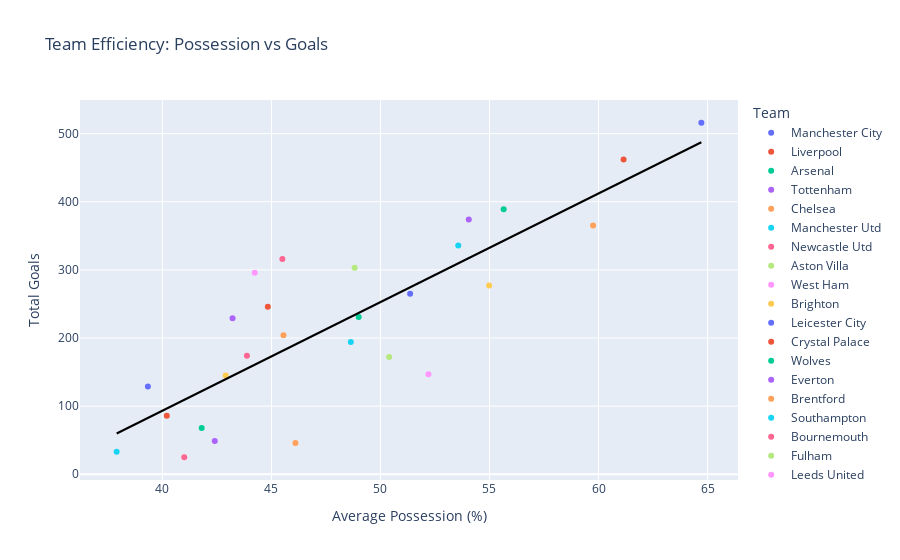

Here is the notebook cell this chart was saved with:
### Markdown cell above
#### Insights: Team posession percentages (2019-2025)
**Consistent High Possession Teams:**  
Manchester City and Liverpool have consistently maintained the highest possession percentages across seasons, reflecting their dominance in controlling games through ball retention.

**Waning Dominance and convergence in possession percentages:**  
In the most recent season, the possession dominance of Manchester City and Liverpool has been sharply declined, indicating a potential tactical shift or increased competition from other teams. Possession percentages across teams appear to be converging, with a more even distribution among all teams. This suggests a trend toward greater tactical balance in the league, where no single team dominates possession as heavily as before.

### Code cell
# Analyze team efficiency to convert possession into goals
query = """
SELECT Team, AVG(Possession) AS AvgPossession, SUM(Goals) AS TotalGoals
FROM TeamStatistics
GROUP BY Team
ORDER BY TotalGoals DESC;
"""
team_efficiency = pd.read_sql(query, conn)

# Create the interactive scatter plot
fig = px.scatter(team_efficiency, x='AvgPossession', y='TotalGoals', color='Team',
                 title="Team Efficiency: Possession vs Goals",
                 labels={"AvgPossession": "Average Possession (%)", "TotalGoals": "Total Goals"},
                 hover_name='Team')

# Fit a linear regression model
X = team_efficiency[['AvgPossession']]
y = team_efficiency['TotalGoals']
model = LinearRegression().fit(X, y)
line_x = np.linspace(X.min(), X.max(), 100)
line_y = model.predict(line_x)

# Add the regression line to the plot
fig.add_trace(go.Scatter(x=line_x.flatten(), y=line_y, mode='lines', name='Regression Line', line=dict(color='black')))

fig.update_layout(showlegend=True)
fig.show()

### Figure 1 — Plotly figure (JSON) as saved in the notebook; plotly's stock layout.template omitted (floating-point values rounded to 4 significant figures)
{"data": [{"hovertemplate": "<b>%{hovertext}</b><br><br>Team=Manchester City<br>Average Possession (%)=%{x}<br>Total Goals=%{y}<extra></extra>", "hovertext": ["Manchester City"], "legendgroup": "Manchester City", "marker": {"color": "#636efa", "symbol": "circle"}, "mode": "markers", "name": "Manchester City", "orientation": "v", "showlegend": true, "type": "scatter", "x": [64.72], "xaxis": "x", "y": [516], "yaxis": "y"}, {"hovertemplate": "<b>%{hovertext}</b><br><br>Team=Liverpool<br>Average Possession (%)=%{x}<br>Total Goals=%{y}<extra></extra>", "hovertext": ["Liverpool"], "legendgroup": "Liverpool", "marker": {"color": "#EF553B", "symbol": "circle"}, "mode": "markers", "name": "Liverpool", "orientation": "v", "showlegend": true, "type": "scatter", "x": [61.15], "xaxis": "x", "y": [462], "yaxis": "y"}, {"hovertemplate": "<b>%{hovertext}</b><br><br>Team=Arsenal<br>Average Possession (%)=%{x}<br>Total Goals=%{y}<extra></extra>", "hovertext": ["Arsenal"], "legendgroup": "Arsenal", "marker": {"color": "#00cc96", "symbol": "circle"}, "mode": "markers", "name": "Arsenal", "orientation": "v", "showlegend": true, "type": "scatter", "x": [55.65], "xaxis": "x", "y": [389], "yaxis": "y"}, {"hovertemplate": "<b>%{hovertext}</b><br><br>Team=Tottenham<br>Average Possession (%)=%{x}<br>Total Goals=%{y}<extra></extra>", "hovertext": ["Tottenham"], "legendgroup": "Tottenham", "marker": {"color": "#ab63fa", "symbol": "circle"}, "mode": "markers", "name": "Tottenham", "orientation": "v", "showlegend": true, "type": "scatter", "x": [54.05], "xaxis": "x", "y": [374], "yaxis": "y"}, {"hovertemplate": "<b>%{hovertext}</b><br><br>Team=Chelsea<br>Average Possession (%)=%{x}<br>Total Goals=%{y}<extra></extra>", "hovertext": ["Chelsea"], "legendgroup": "Chelsea", "marker": {"color": "#FFA15A", "symbol": "circle"}, "mode": "markers", "name": "Chelsea", "orientation": "v", "showlegend": true, "type": "scatter", "x": [59.75], "xaxis": "x", "y": [365], "yaxis": "y"}, {"hovertemplate": "<b>%{hovertext}</b><br><br>Team=Manchester Utd<br>Average Possession (%)=%{x}<br>Total Goals=%{y}<extra></extra>", "hovertext": ["Manchester Utd"], "legendgroup": "Manchester Utd", "marker": {"color": "#19d3f3", "symbol": "circle"}, "mode": "markers", "name": "Manchester Utd", "orientation": "v", "showlegend": true, "type": "scatter", "x": [53.57], "xaxis": "x", "y": [336], "yaxis": "y"}, {"hovertemplate": "<b>%{hovertext}</b><br><br>Team=Newcastle Utd<br>Average Possession (%)=%{x}<br>Total Goals=%{y}<extra></extra>", "hovertext": ["Newcastle Utd"], "legendgroup": "Newcastle Utd", "marker": {"color": "#FF6692", "symbol": "circle"}, "mode": "markers", "name": "Newcastle Utd", "orientation": "v", "showlegend": true, "type": "scatter", "x": [45.5], "xaxis": "x", "y": [316], "yaxis": "y"}, {"hovertemplate": "<b>%{hovertext}</b><br><br>Team=Aston Villa<br>Average Possession (%)=%{x}<br>Total Goals=%{y}<extra></extra>", "hovertext": ["Aston Villa"], "legendgroup": "Aston Villa", "marker": {"color": "#B6E880", "symbol": "circle"}, "mode": "markers", "name": "Aston Villa", "orientation": "v", "showlegend": true, "type": "scatter", "x": [48.82], "xaxis": "x", "y": [303], "yaxis": "y"}, {"hovertemplate": "<b>%{hovertext}</b><br><br>Team=West Ham<br>Average Possession (%)=%{x}<br>Total Goals=%{y}<extra></extra>", "hovertext": ["West Ham"], "legendgroup": "West Ham", "marker": {"color": "#FF97FF", "symbol": "circle"}, "mode": "markers", "name": "West Ham", "orientation": "v", "showlegend": true, "type": "scatter", "x": [44.23], "xaxis": "x", "y": [296], "yaxis": "y"}, {"hovertemplate": "<b>%{hovertext}</b><br><br>Team=Brighton<br>Average Possession (%)=%{x}<br>Total Goals=%{y}<extra></extra>", "hovertext": ["Brighton"], "legendgroup": "Brighton", "marker": {"color": "#FECB52", "symbol": "circle"}, "mode": "markers", "name": "Brighton", "orientation": "v", "showlegend": true, "type": "scatter", "x": [54.98], "xaxis": "x", "y": [277], "yaxis": "y"}, {"hovertemplate": "<b>%{hovertext}</b><br><br>Team=Leicester City<br>Average Possession (%)=%{x}<br>Total Goals=%{y}<extra></extra>", "hovertext": ["Leicester City"], "legendgroup": "Leicester City", "marker": {"color": "#636efa", "symbol": "circle"}, "mode": "markers", "name": "Leicester City", "orientation": "v", "showlegend": true, "type": "scatter", "x": [51.36], "xaxis": "x", "y": [265], "yaxis": "y"}, {"hovertemplate": "<b>%{hovertext}</b><br><br>Team=Crystal Palace<br>Average Possession (%)=%{x}<br>Total Goals=%{y}<extra></extra>", "hovertext": ["Crystal Palace"], "legendgroup": "Crystal Palace", "marker": {"color": "#EF553B", "symbol": "circle"}, "mode": "markers", "name": "Crystal Palace", "orientation": "v", "showlegend": true, "type": "scatter", "x": [44.83], "xaxis": "x", "y": [246], "yaxis": "y"}, {"hovertemplate": "<b>%{hovertext}</b><br><br>Team=Wolves<br>Average Possession (%)=%{x}<br>Total Goals=%{y}<extra></extra>", "hovertext": ["Wolves"], "legendgroup": "Wolves", "marker": {"color": "#00cc96", "symbol": "circle"}, "mode": "markers", "name": "Wolves", "orientation": "v", "showlegend": true, "type": "scatter", "x": [49.0], "xaxis": "x", "y": [231], "yaxis": "y"}, {"hovertemplate": "<b>%{hovertext}</b><br><br>Team=Everton<br>Average Possession (%)=%{x}<br>Total Goals=%{y}<extra></extra>", "hovertext": ["Everton"], "legendgroup": "Everton", "marker": {"color": "#ab63fa", "symbol": "circle"}, "mode": "markers", "name": "Everton", "orientation": "v", "showlegend": true, "type": "scatter", "x": [43.22], "xaxis": "x", "y": [229], "yaxis": "y"}, {"hovertemplate": "<b>%{hovertext}</b><br><br>Team=Brentford<br>Average Possession (%)=%{x}<br>Total Goals=%{y}<extra></extra>", "hovertext": ["Brentford"], "legendgroup": "Brentford", "marker": {"color": "#FFA15A", "symbol": "circle"}, "mode": "markers", "name": "Brentford", "orientation": "v", "showlegend": true, "type": "scatter", "x": [45.55], "xaxis": "x", "y": [204], "yaxis": "y"}, {"hovertemplate": "<b>%{hovertext}</b><br><br>Team=Southampton<br>Average Possession (%)=%{x}<br>Total Goals=%{y}<extra></extra>", "hovertext": ["Southampton"], "legendgroup": "Southampton", "marker": {"color": "#19d3f3", "symbol": "circle"}, "mode": "markers", "name": "Southampton", "orientation": "v", "showlegend": true, "type": "scatter", "x": [48.64], "xaxis": "x", "y": [194], "yaxis": "y"}, {"hovertemplate": "<b>%{hovertext}</b><br><br>Team=Bournemouth<br>Average Possession (%)=%{x}<br>Total Goals=%{y}<extra></extra>", "hovertext": ["Bournemouth"], "legendgroup": "Bournemouth", "marker": {"color": "#FF6692", "symbol": "circle"}, "mode": "markers", "name": "Bournemouth", "orientation": "v", "showlegend": true, "type": "scatter", "x": [43.88], "xaxis": "x", "y": [174], "yaxis": "y"}, {"hovertemplate": "<b>%{hovertext}</b><br><br>Team=Fulham<br>Average Possession (%)=%{x}<br>Total Goals=%{y}<extra></extra>", "hovertext": ["Fulham"], "legendgroup": "Fulham", "marker": {"color": "#B6E880", "symbol": "circle"}, "mode": "markers", "name": "Fulham", "orientation": "v", "showlegend": true, "type": "scatter", "x": [50.4], "xaxis": "x", "y": [172], "yaxis": "y"}, {"hovertemplate": "<b>%{hovertext}</b><br><br>Team=Leeds United<br>Average Possession (%)=%{x}<br>Total Goals=%{y}<extra></extra>", "hovertext": ["Leeds United"], "legendgroup": "Leeds United", "marker": {"color": "#FF97FF", "symbol": "circle"}, "mode": "markers", "name": "Leeds United", "orientation": "v", "showlegend": true, "type": "scatter", "x": [52.2], "xaxis": "x", "y": [147], "yaxis": "y"}, {"hovertemplate": "<b>%{hovertext}</b><br><br>Team=Burnley<br>Average Possession (%)=%{x}<br>Total Goals=%{y}<extra></extra>", "hovertext": ["Burnley"], "legendgroup": "Burnley", "marker": {"color": "#FECB52", "symbol": "circle"}, "mode": "markers", "name": "Burnley", "orientation": "v", "showlegend": true, "type": "scatter", "x": [42.9], "xaxis": "x", "y": [145], "yaxis": "y"}, {"hovertemplate": "<b>%{hovertext}</b><br><br>Team=Nott'ham Forest<br>Average Possession (%)=%{x}<br>Total Goals=%{y}<extra></extra>", "hovertext": ["Nott'ham Forest"], "legendgroup": "Nott'ham Forest", "marker": {"color": "#636efa", "symbol": "circle"}, "mode": "markers", "name": "Nott'ham Forest", "orientation": "v", "showlegend": true, "type": "scatter", "x": [39.33], "xaxis": "x", "y": [129], "yaxis": "y"}, {"hovertemplate": "<b>%{hovertext}</b><br><br>Team=Sheffield Utd<br>Average Possession (%)=%{x}<br>Total Goals=%{y}<extra></extra>", "hovertext": ["Sheffield Utd"], "legendgroup": "Sheffield Utd", "marker": {"color": "#EF553B", "symbol": "circle"}, "mode": "markers", "name": "Sheffield Utd", "orientation": "v", "showlegend": true, "type": "scatter", "x": [40.2], "xaxis": "x", "y": [86], "yaxis": "y"}, {"hovertemplate": "<b>%{hovertext}</b><br><br>Team=Watford<br>Average Possession (%)=%{x}<br>Total Goals=%{y}<extra></extra>", "hovertext": ["Watford"], "legendgroup": "Watford", "marker": {"color": "#00cc96", "symbol": "circle"}, "mode": "markers", "name": "Watford", "orientation": "v", "showlegend": true, "type": "scatter", "x": [41.8], "xaxis": "x", "y": [68], "yaxis": "y"}, {"hovertemplate": "<b>%{hovertext}</b><br><br>Team=Luton Town<br>Average Possession (%)=%{x}<br>Total Goals=%{y}<extra></extra>", "hovertext": ["Luton Town"], "legendgroup": "Luton Town", "marker": {"color": "#ab63fa", "symbol": "circle"}, "mode": "markers", "name": "Luton Town", "orientation": "v", "showlegend": true, "type": "scatter", "x": [42.4], "xaxis": "x", "y": [49], "yaxis": "y"}, {"hovertemplate": "<b>%{hovertext}</b><br><br>Team=Norwich City<br>Average Possession (%)=%{x}<br>Total Goals=%{y}<extra></extra>", "hovertext": ["Norwich City"], "legendgroup": "Norwich City", "marker": {"color": "#FFA15A", "symbol": "circle"}, "mode": "markers", "name": "Norwich City", "orientation": "v", "showlegend": true, "type": "scatter", "x": [46.1], "xaxis": "x", "y": [46], "yaxis": "y"}, {"hovertemplate": "<b>%{hovertext}</b><br><br>Team=West Brom<br>Average Possession (%)=%{x}<br>Total Goals=%{y}<extra></extra>", "hovertext": ["West Brom"], "legendgroup": "West Brom", "marker": {"color": "#19d3f3", "symbol": "circle"}, "mode": "markers", "name": "West Brom", "orientation": "v", "showlegend": true, "type": "scatter", "x": [37.9], "xaxis": "x", "y": [33], "yaxis": "y"}, {"hovertemplate": "<b>%{hovertext}</b><br><br>Team=Ipswich Town<br>Average Possession (%)=%{x}<br>Total Goals=%{y}<extra></extra>", "hovertext": ["Ipswich Town"], "legendgroup": "Ipswich Town", "marker": {"color": "#FF6692", "symbol": "circle"}, "mode": "markers", "name": "Ipswich Town", "orientation": "v", "showlegend": true, "type": "scatter", "x": [41.0], "xaxis": "x", "y": [25], "yaxis": "y"}, {"line": {"color": "black"}, "mode": "lines", "name": "Regression Line", "type": "scatter", "x": [37.9, 38.17, 38.44, 38.71, 38.98, 39.25, 39.53, 39.8, 40.07, 40.34, 40.61, 40.88, 41.15, 41.42, 41.69, 41.96, 42.23, 42.5, 42.78, 43.05, 43.32, 43.59, 43.86, 44.13, 44.4, 44.67, 44.94, 45.21, 45.48, 45.76, 46.03, 46.3, 46.57, 46.84, 47.11, 47.38, 47.65, 47.92, 48.19, 48.46, 48.74, 49.01, 49.28, 49.55, 49.82, 50.09, 50.36, 50.63, 50.9, 51.17, 51.44, 51.71, 51.99, 52.26, 52.53, 52.8, 53.07, 53.34, 53.61, 53.88, 54.15, 54.42, 54.69, 54.97, 55.24, 55.51, 55.78, 56.05, 56.32, 56.59, 56.86, 57.13, 57.4, 57.67, 57.94, 58.22, 58.49, 58.76, 59.03, 59.3, 59.57, 59.84, 60.11, 60.38, 60.65, 60.92, 61.2, 61.47, 61.74, 62.01, 62.28, 62.55, 62.82, 63.09, 63.36, 63.63, 63.9, 64.17, 64.45, 64.72], "y": [59.84, 64.15, 68.47, 72.79, 77.11, 81.43, 85.75, 90.07, 94.39, 98.7, 103.0, 107.3, 111.7, 116.0, 120.3, 124.6, 128.9, 133.3, 137.6, 141.9, 146.2, 150.5, 154.8, 159.2, 163.5, 167.8, 172.1, 176.4, 180.8, 185.1, 189.4, 193.7, 198.0, 202.4, 206.7, 211.0, 215.3, 219.6, 223.9, 228.3, 232.6, 236.9, 241.2, 245.5, 249.9, 254.2, 258.5, 262.8, 267.1, 271.5, 275.8, 280.1, 284.4, 288.7, 293.0, 297.4, 301.7, 306.0, 310.3, 314.6, 319.0, 323.3, 327.6, 331.9, 336.2, 340.6, 344.9, 349.2, 353.5, 357.8, 362.1, 366.5, 370.8, 375.1, 379.4, 383.7, 388.1, 392.4, 396.7, 401.0, 405.3, 409.7, 414.0, 418.3, 422.6, 426.9, 431.2, 435.6, 439.9, 444.2, 448.5, 452.8, 457.2, 461.5, 465.8, 470.1, 474.4, 478.8, 483.1, 487.4]}], "layout": {"legend": {"title": {"text": "Team"}, "tracegroupgap": 0}, "showlegend": true, "title": {"text": "Team Efficiency: Possession vs Goals"}, "xaxis": {"anchor": "y", "domain": [0, 1], "title": {"text": "Average Possession (%)"}}, "yaxis": {"anchor": "x", "domain": [0, 1], "title": {"text": "Total Goals"}}}}
